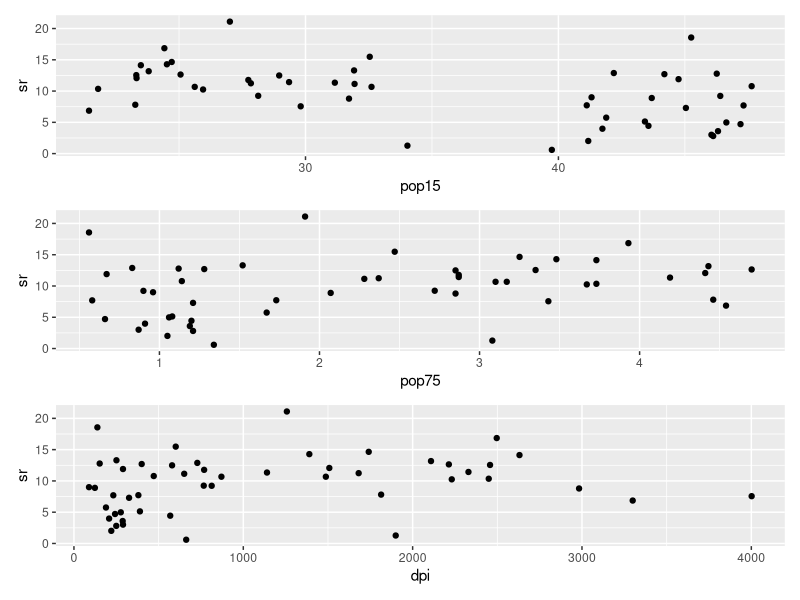
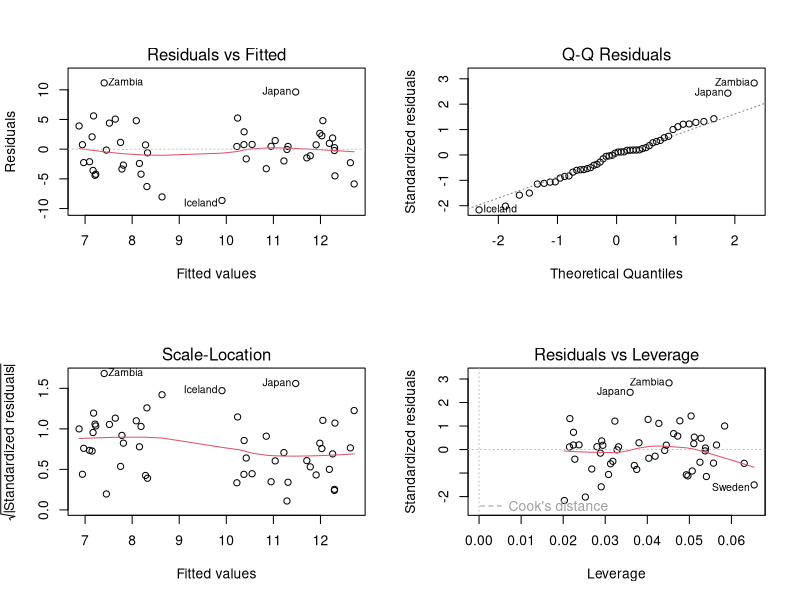
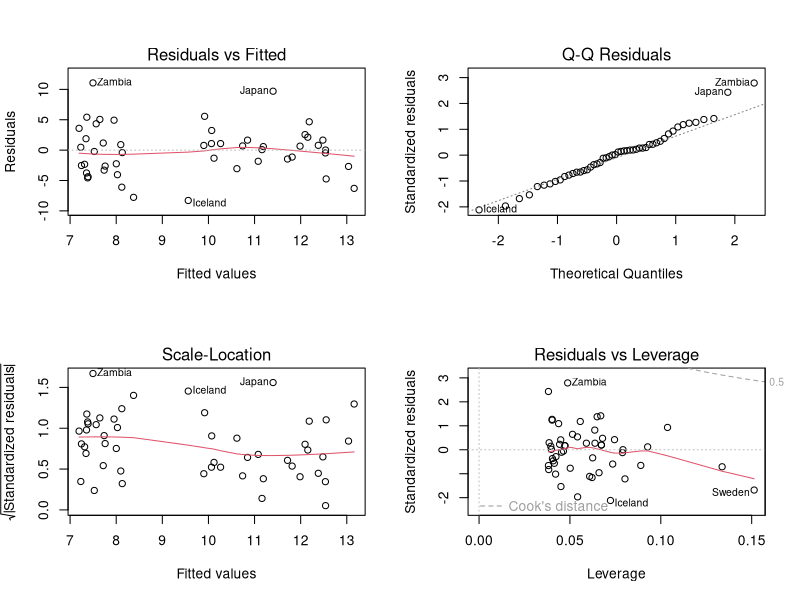
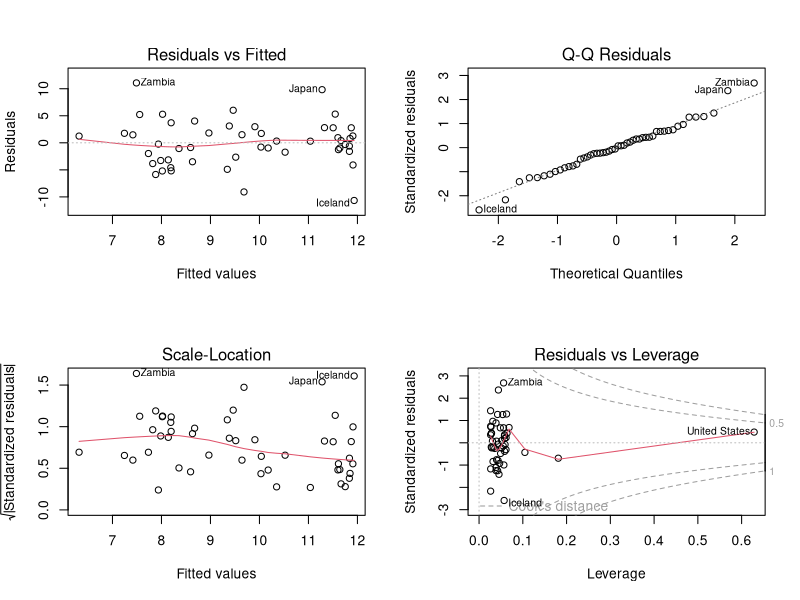
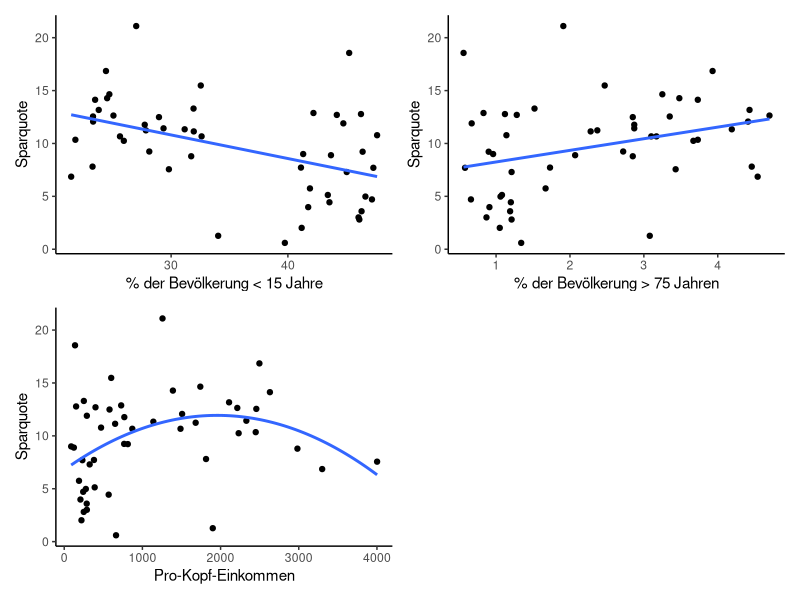

Write the R code that produced these figures, in order.
#' ---
#' lesson: Statistik 3
#' knitr:
#'   opts_chunk: 
#'     collapse: false
#' musterloesung: true
#' ---
#' 
#' 
#' # Statistik 3: Übung
#' 
#' ## Lineare und polynomische Regression
#' 
#' *Aufgabenbeschreibung*
#' 
#' In R gibt es zahlreiche eingebaute Datensätze. Diese sind direkt in R 
#' verfügbar und können ohne zusätzliche Downloads oder Installationen genutzt 
#' werden. In dieser Übung verwenden wir den Datensatz `LifeCycleSavings`.
#' Du kannst den Datensatz z.B. mit folgendem Befehl als Objekt laden:
#' 
## -----------------------------------------------------------------------------
lcs <- LifeCycleSavings

#' 
#' 
#' 
#' Der Datensatz enthält Informationen über die Sparquoten in 50 Ländern:
#' 
#' -   `sr` Sparquote (*Savings Ratio*; Anteil des Einkommens der gespart wird in Prozent)
#' 
#' -   `pop15` Prozentsatz der Bevölkerung unter 15 Jahren
#' 
#' -   `pop75` Prozentsatz der Bevölkerung über 75 Jahren
#' 
#' -   `dpi` Pro-Kopf-Einkommen
#' 
#' Du sollst nun untersuchen, ob und wie Sparquote von den anderen drei Variablen abhängt. Teste für jede erklärende Variable einzeln auf lineare und quadratische Zusammenhänge. Stelle die Ergebnisse grafisch dar und verfasse einen ausformulierten Methoden- und Ergebnisteil.
#' 
#' 
#' :::: {.content-hidden unless-meta="musterloesung"}
#' ::: callout-note
#' ## Lösung Übung 3
#' 
#' [Demoscript herunterladen (.R)](../purl/Statistik3_Uebung.R){.dld}
#' 
#' [Demoscript herunterladen (.qmd)](../purl/Statistik3_Uebung.qmd){.dld}
#' 
#' - [Lösungstext als Download](Statistik3_Loesung.pdf)
#' 
#' 
## -----------------------------------------------------------------------------
library(ggplot2)
library(patchwork)

#' 
#' 
#' # Daten anschauen
#' 
## -----------------------------------------------------------------------------
str(lcs)
summary(lcs)

p1 <- ggplot(lcs, aes(x = pop15, y = sr)) +
  geom_point()

p2 <- ggplot(lcs, aes(x = pop75, y = sr)) +
  geom_point()

p3 <- ggplot(lcs, aes(x = dpi, y = sr)) +
  geom_point()

p1 + p2 + p3 + 
  plot_layout(ncol = 1, nrow = 3)

#' 
#' -\> Zusammenhänge sind zu erahnen, aber die Streuung ist gross.
#' 
#' ### Modelle erstellen
#' 
## -----------------------------------------------------------------------------
# Einfaches lineares Modell
lm_pop15 <- lm(sr ~ pop15 , data = lcs) 
# Modell mit quadratischem Term
lm_q_pop15 <- lm(sr ~ pop15 + I(pop15^2),  data = lcs) 

# Einfaches lineares Modell
lm_pop75 <- lm(sr ~ pop75, data = LifeCycleSavings ) 
# Modell mit quadratischem Term
lm_q_pop75 <- lm(sr ~ pop75 + I(pop75^2),  data = lcs) 

# Einfaches lineares Modell
lm_dpi <- lm(sr ~ dpi , data = LifeCycleSavings ) 
# Modell mit quadratischem Term
lm_q_dpi <- lm(sr ~ dpi + I(dpi^2),  data = LifeCycleSavings) 

#' 
#' ### Modell-Outputs anschauen
#' 
## -----------------------------------------------------------------------------
summary(lm_pop15)
summary(lm_q_pop15)

#' 
#' -\> Ein linearer negativer Zusammenhang ist vorhanden.
#' 
#' -\> Kein quadratischer Zusammenhang.
#' 
## -----------------------------------------------------------------------------
summary(lm_pop75) 
summary(lm_q_pop75) 

#' 
#' -\> Ein linearer postiviver Zusammenhang ist vorhanden.
#' 
#' -\> Kein quadratischer Zusammenhang.
#' 
## -----------------------------------------------------------------------------
summary(lm_dpi)
summary(lm_q_dpi) 

#' 
#' -\> Kein einfacher linearer Zusammenhang.
#' 
#' -\> Ein quadratischer Zusammenhang ist vorhanden.
#' 
#' ## Modeldiagnostik
#' 
## -----------------------------------------------------------------------------
# Residualplots
par(mfrow = c(2, 2) )
plot(lm_pop15)
plot(lm_q_pop15)
plot(lm_q_dpi)

#' 
#' 
#' ## Darstellung der Ergebnisse
#' 
## -----------------------------------------------------------------------------
# Erstellen der Plots
p1 <- ggplot(LifeCycleSavings, aes(x = pop15, y = sr)) +
  geom_point() +
  geom_smooth(method = "lm", formula = y ~ x, se = FALSE) +
  labs(x = "% der Bevölkerung < 15 Jahre",
       y = "Sparquote") +
  theme_classic()

p2 <- ggplot(LifeCycleSavings, aes(x = pop75, y = sr)) +
  geom_point() +
  geom_smooth(method = "lm", formula = y ~ x, se = FALSE) +
  labs(x = "% der Bevölkerung > 75 Jahren",
       y = "Sparquote") +
  theme_classic()

p3 <- ggplot(LifeCycleSavings, aes(x = dpi, y = sr)) +
  geom_point() +
  geom_smooth(method = "lm", formula = y ~ x + I(x^2), se = FALSE) +
  labs(x = "Pro-Kopf-Einkommen",
       y = "Sparquote") +
  theme_classic()


p1 + p2 + p3 + 
  plot_layout(ncol = 2, nrow = 2)

#' :::
#' ::::
